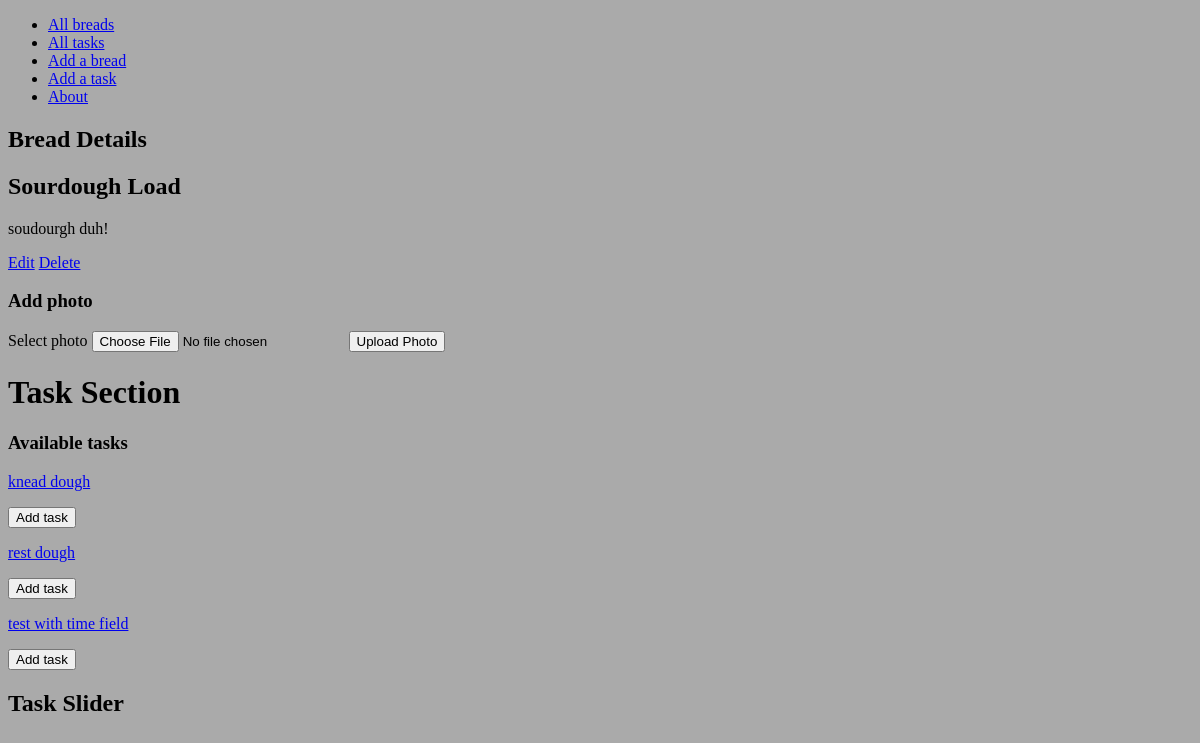
Before: /bread/1/ with the older database file.
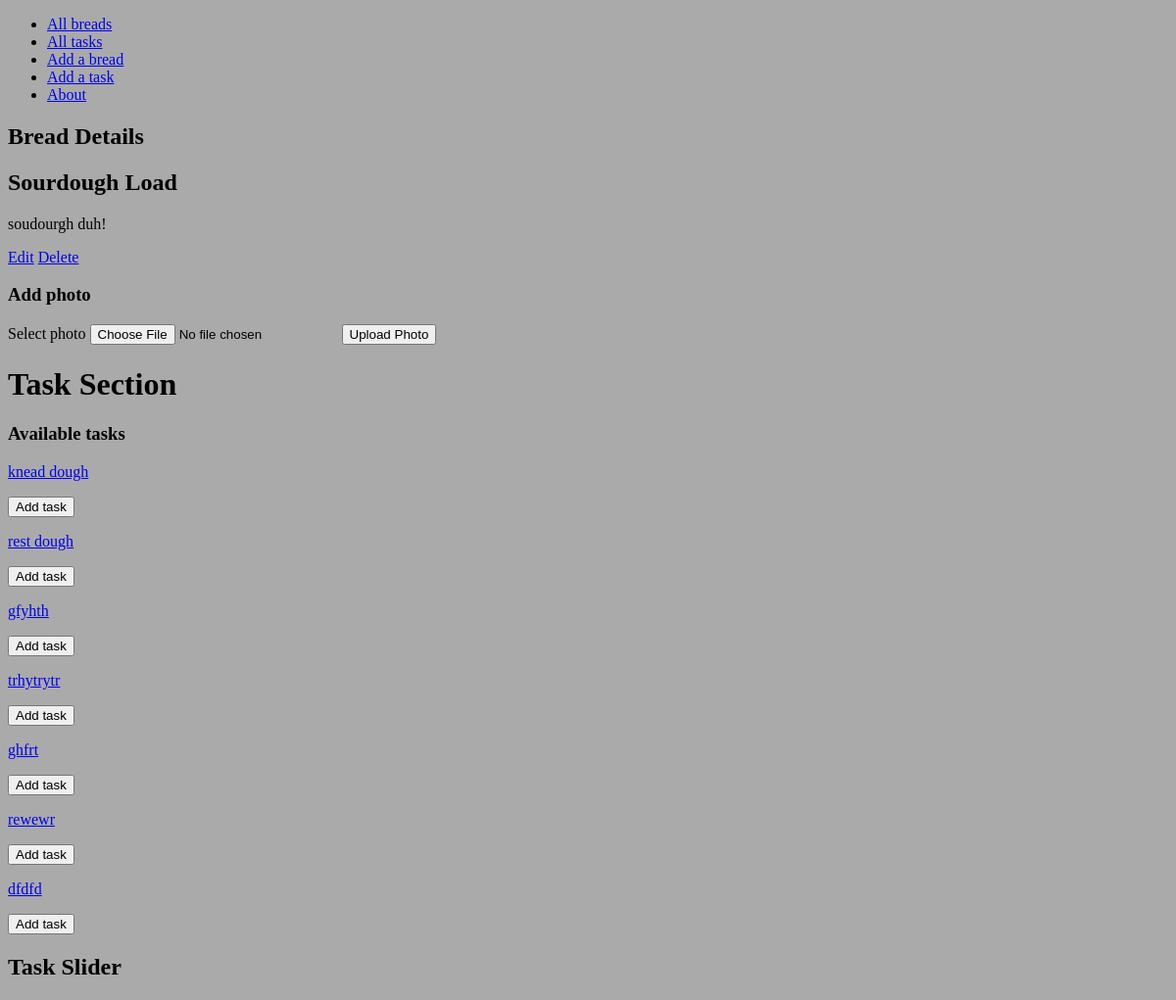
After: the same page with the newer database file.
### main_app/models.py (models this page shows, shortened)
class Task(models.Model):
  name = models.CharField(max_length=100)
  hours = models.CharField(max_length=2)
  minutes = models.CharField(max_length=2)
  user = models.ForeignKey(User, on_delete=models.CASCADE)

### main_app/views.py (the view)
# urls.py: path('bread/<int:bread_id>/', views.breads_detail, name='breads_detail'),
def breads_detail(request, bread_id):
  bread = Bread.objects.get(id=bread_id)
  tasks_bread_doesnt_have = Task.objects.exclude(id__in = bread.tasks.all().values_list('id'))
  return render(request, 'breads/detail.html', {
    'bread': bread, 'tasks': tasks_bread_doesnt_have
  })

### main_app/templates/breads/detail.html (shortened to what this page needs)
{% extends 'base.html' %} {% load static %}  {% block content %}
<section class="page-header">
  <h1>Bread Details</h1>
</section>
<section class="card-container">
  <div class="card">
    <div class="card-content">
      <h2 class="card-title">{{ bread.name }}</h2>
      <p>{{ bread.description }}</p>
    </div>
     <div>
      <a href="{% url 'breads_update' bread.id %}" class="btn warn">Edit</a>
      <a href="{% url 'breads_delete' bread.id %}" class="btn danger">Delete</a>
    </div>
    <h3>Add photo</h3>
    <form
      action=""
      enctype="multipart/form-data"
      method="POST"
    >
      <label class="btn secondary">
        Select photo
        <input type="file" name="photo-file" id="file-input">
      </label>
      <button type="submit" class="btn submit">Upload Photo</button>
    </form>
  </div>
</section>
<h1>Task Section</h1>
<section class="tasks">
    <div class="subsection-content">
    <h3>Available tasks</h3>
      {% if tasks.count %}
        {% for task in tasks.all %}
          <div class="task-container">
            <a href="{% url 'tasks_detail' task.id %}">
              <p>{{ task.name }}</p>
            </a>
            <form action="{% url 'add_task' bread.id task.id %}" method="post">
              <button type="submit" class="btn submit">Add task</button>
            </form>
          </div>
        {% endfor %}
      {% else %}
        <p class="all-tasks">
          You have added all the available tasks!
        </p>
      {% endif %}
    </div>
<h1>Task Slider</h1>
</section>
{% endblock %}

Changed rows visible on the page:
removed Task: name "test with time field"
added Task: name "gfyhth"
added Task: name "trhytrytr"
added Task: name "ghfrt"
added Task: name "rewewr"
added Task: name "dfdfd"
